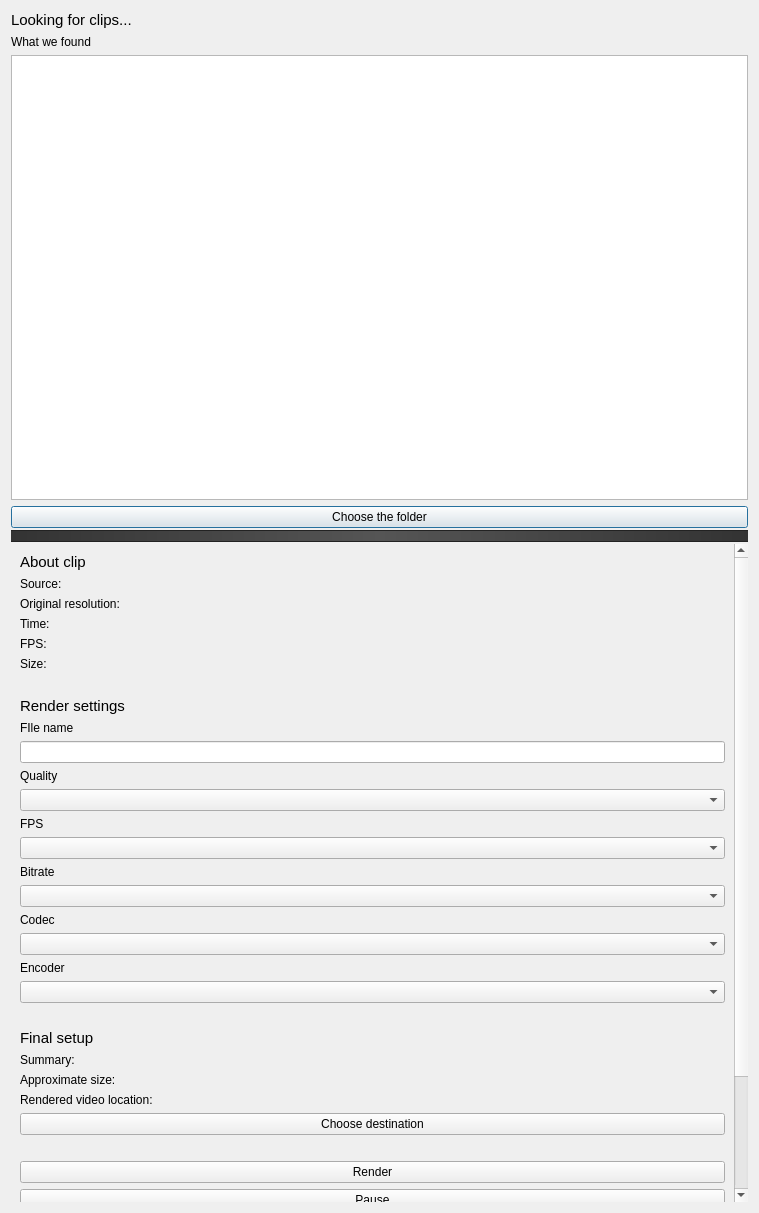
<?xml version="1.0" encoding="UTF-8"?>
<ui version="4.0">
 <class>Dialog</class>
 <widget class="QDialog" name="Dialog">
  <property name="geometry">
   <rect>
    <x>0</x>
    <y>0</y>
    <width>759</width>
    <height>1213</height>
   </rect>
  </property>
  <property name="windowTitle">
   <string>Dialog</string>
  </property>
  <layout class="QVBoxLayout" name="verticalLayout">
   <item>
    <widget class="QSplitter" name="main_splitter">
     <property name="styleSheet">
      <string notr="true">
        QSplitter::handle {
            background-color: qlineargradient(x1:0, y1:0, x2:1, y2:0, stop:0 #333, stop:0.5 #555, stop:1 #333);
            border-top: 1px solid #222;
            border-bottom: 1px solid #222;
            margin: 2px 0px;
        }
        QSplitter::handle:hover {
            background-color: #666;
        }
      </string>
     </property>
     <property name="orientation">
      <enum>Qt::Orientation::Vertical</enum>
     </property>
     <property name="handleWidth">
      <number>10</number>
     </property>
     <property name="childrenCollapsible">
      <bool>false</bool>
     </property>
     <widget class="QWidget" name="widget_top" native="true">
      <layout class="QVBoxLayout" name="verticalLayout_top">
       <item>
        <widget class="QLabel" name="label_13">
         <property name="font">
          <font>
           <pointsize>11</pointsize>
          </font>
         </property>
         <property name="text">
          <string>Looking for clips...</string>
         </property>
        </widget>
       </item>
       <item>
        <widget class="QLabel" name="label">
         <property name="text">
          <string>What we found</string>
         </property>
        </widget>
       </item>
       <item>
        <widget class="QTableWidget" name="table_clips"/>
       </item>
       <item>
        <widget class="QPushButton" name="btn_browse">
         <property name="text">
          <string>Choose the folder</string>
         </property>
        </widget>
       </item>
      </layout>
     </widget>
     <widget class="QScrollArea" name="scrollArea">
      <property name="frameShape">
       <enum>QFrame::Shape::NoFrame</enum>
      </property>
      <property name="widgetResizable">
       <bool>true</bool>
      </property>
      <widget class="QWidget" name="scrollAreaWidgetContents">
       <property name="geometry">
        <rect>
         <x>0</x>
         <y>-174</y>
         <width>729</width>
         <height>890</height>
        </rect>
       </property>
       <layout class="QGridLayout" name="gridLayout">
        <item row="21" column="0">
         <widget class="QLabel" name="label_9">
          <property name="text">
           <string/>
          </property>
         </widget>
        </item>
        <item row="5" column="0">
         <widget class="QLabel" name="label_size">
          <property name="text">
           <string>Size:</string>
          </property>
         </widget>
        </item>
        <item row="3" column="0">
         <widget class="QLabel" name="label_duration">
          <property name="text">
           <string>Time:</string>
          </property>
         </widget>
        </item>
        <item row="11" column="0">
         <widget class="QComboBox" name="combo_quality"/>
        </item>
        <item row="13" column="0">
         <widget class="QComboBox" name="combo_fps"/>
        </item>
        <item row="2" column="0">
         <widget class="QLabel" name="orig_res_label">
          <property name="text">
           <string>Original resolution:</string>
          </property>
         </widget>
        </item>
        <item row="17" column="0">
         <widget class="QComboBox" name="combo_codec"/>
        </item>
        <item row="6" column="0">
         <widget class="QLabel" name="label_3">
          <property name="text">
           <string/>
          </property>
         </widget>
        </item>
        <item row="24" column="0">
         <widget class="QLabel" name="label_approx_size">
          <property name="text">
           <string>Approximate size:</string>
          </property>
         </widget>
        </item>
        <item row="29" column="0">
         <widget class="QPushButton" name="btn_start">
          <property name="text">
           <string>Render</string>
          </property>
         </widget>
        </item>
        <item row="14" column="0">
         <widget class="QLabel" name="label_4">
          <property name="text">
           <string>Bitrate</string>
          </property>
         </widget>
        </item>
        <item row="16" column="0">
         <widget class="QLabel" name="label_14">
          <property name="text">
           <string>Codec</string>
          </property>
         </widget>
        </item>
        <item row="30" column="0">
         <widget class="QPushButton" name="btn_pause">
          <property name="text">
           <string>Pause</string>
          </property>
         </widget>
        </item>
        <item row="15" column="0">
         <widget class="QComboBox" name="combo_bitrate"/>
        </item>
        <item row="31" column="0">
         <widget class="QPushButton" name="btn_cancel">
          <property name="text">
           <string>Cancel</string>
          </property>
         </widget>
        </item>
        <item row="26" column="0">
         <widget class="QPushButton" name="destination_button">
          <property name="text">
           <string>Choose destination</string>
          </property>
         </widget>
        </item>
        <item row="36" column="0">
         <widget class="QPushButton" name="btn_logs">
          <property name="text">
           <string>Open the LOG folder</string>
          </property>
         </widget>
        </item>
        <item row="12" column="0">
         <widget class="QLabel" name="label_5">
          <property name="text">
           <string>FPS</string>
          </property>
         </widget>
        </item>
        <item row="10" column="0">
         <widget class="QLabel" name="label_2">
          <property name="text">
           <string>Quality</string>
          </property>
         </widget>
        </item>
        <item row="22" column="0">
         <widget class="QLabel" name="label_11">
          <property name="font">
           <font>
            <pointsize>11</pointsize>
           </font>
          </property>
          <property name="text">
           <string>Final setup</string>
          </property>
         </widget>
        </item>
        <item row="34" column="0">
         <widget class="QLabel" name="label_status">
          <property name="text">
           <string>Ready</string>
          </property>
         </widget>
        </item>
        <item row="9" column="0">
         <widget class="QLineEdit" name="input_filename"/>
        </item>
        <item row="19" column="0">
         <widget class="QComboBox" name="combo_encoder"/>
        </item>
        <item row="18" column="0">
         <widget class="QLabel" name="label_6">
          <property name="text">
           <string>Encoder</string>
          </property>
         </widget>
        </item>
        <item row="1" column="0">
         <widget class="QLabel" name="source_label">
          <property name="text">
           <string>Source: </string>
          </property>
         </widget>
        </item>
        <item row="8" column="0">
         <widget class="QLabel" name="label_10">
          <property name="text">
           <string>FIle name</string>
          </property>
         </widget>
        </item>
        <item row="7" column="0">
         <widget class="QLabel" name="label_8">
          <property name="font">
           <font>
            <pointsize>11</pointsize>
           </font>
          </property>
          <property name="text">
           <string>Render settings</string>
          </property>
         </widget>
        </item>
        <item row="0" column="0">
         <widget class="QLabel" name="label_7">
          <property name="font">
           <font>
            <pointsize>11</pointsize>
           </font>
          </property>
          <property name="text">
           <string>About clip</string>
          </property>
         </widget>
        </item>
        <item row="35" column="0">
         <widget class="QProgressBar" name="progress_render">
          <property name="value">
           <number>0</number>
          </property>
         </widget>
        </item>
        <item row="23" column="0">
         <widget class="QLabel" name="label_summary">
          <property name="text">
           <string>Summary:</string>
          </property>
         </widget>
        </item>
        <item row="4" column="0">
         <widget class="QLabel" name="label_fps">
          <property name="text">
           <string>FPS:</string>
          </property>
         </widget>
        </item>
        <item row="25" column="0">
         <widget class="QLabel" name="label_location">
          <property name="text">
           <string>Rendered video location:</string>
          </property>
         </widget>
        </item>
        <item row="28" column="0">
         <widget class="QLabel" name="label_12">
          <property name="text">
           <string/>
          </property>
         </widget>
        </item>
        <item row="33" column="0">
         <widget class="QLabel" name="label_15">
          <property name="text">
           <string/>
          </property>
         </widget>
        </item>
       </layout>
      </widget>
     </widget>
    </widget>
   </item>
  </layout>
 </widget>
 <resources/>
 <connections/>
</ui>
